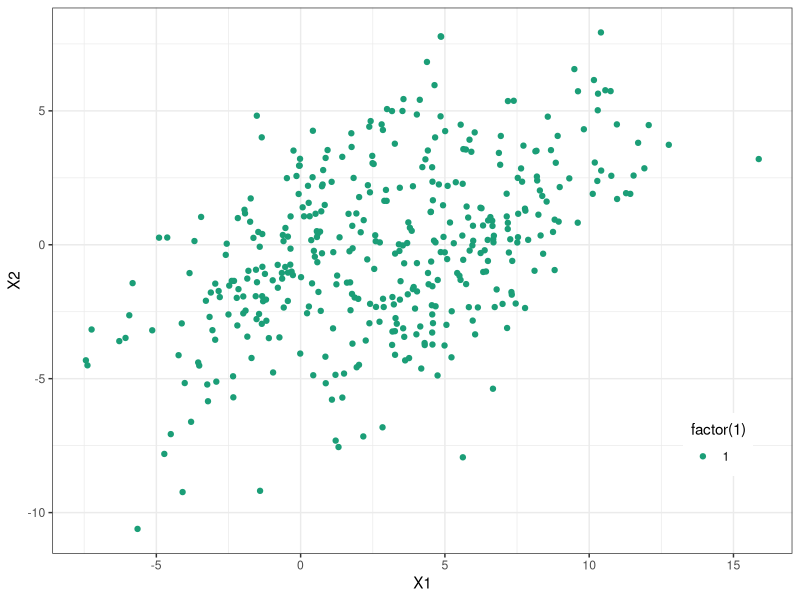
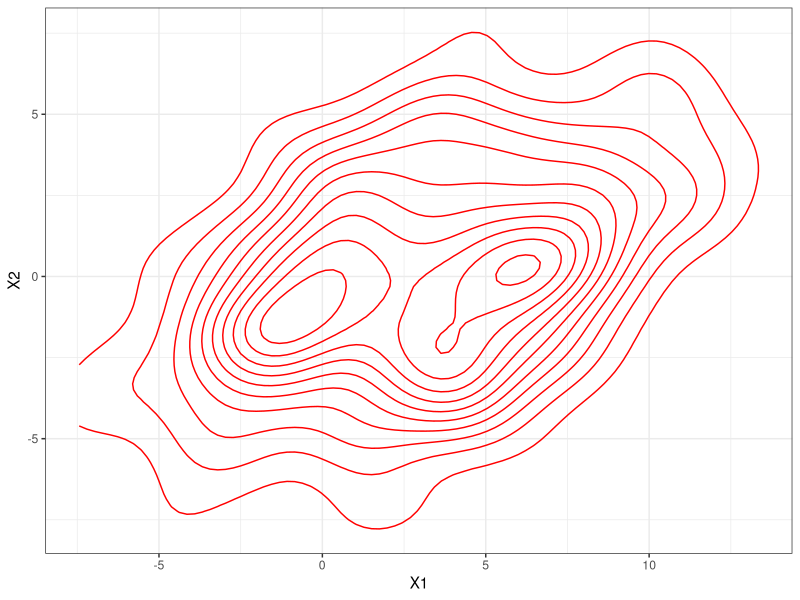
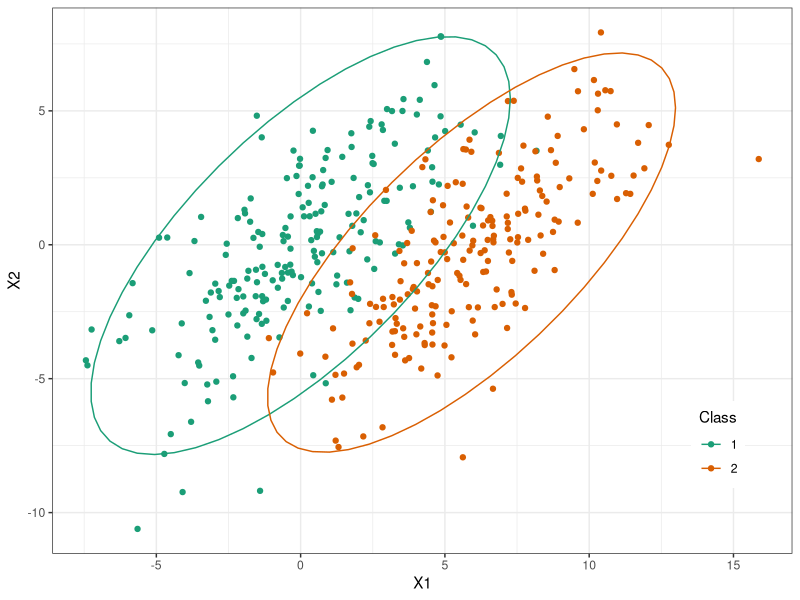
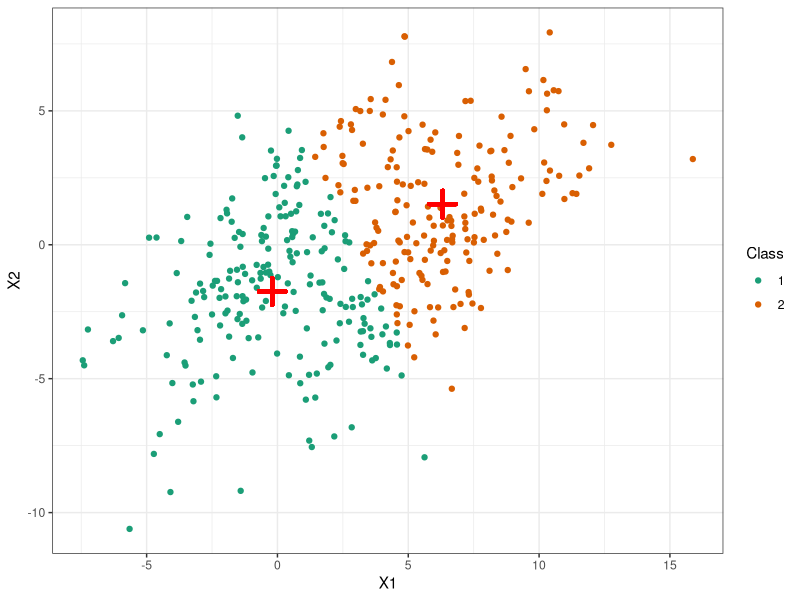
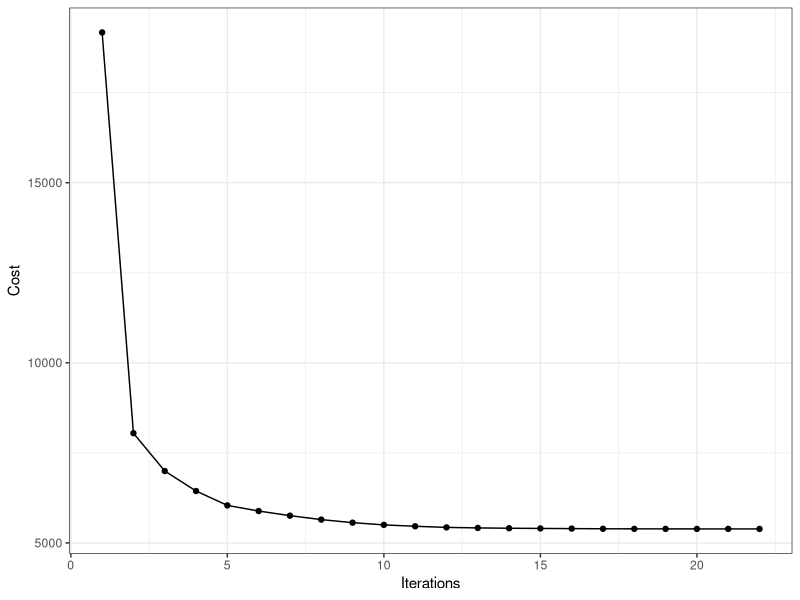

The R source for these figures, in order: (Note: this script raises an error after producing the figures.)
## ---- chunk 1
library(MASS)
library(ggplot2)
set.seed(101)
# Parameters
mu_1 <- c(0.1, 0.1); mu_2 <- c(6.0, 0.1)
Sigma <- matrix(c(10, 7, 7, 10), nrow = 2)
# Generate two samples
sample_1 <- mvrnorm(n=200, mu=mu_1, Sigma = Sigma)
sample_2 <- mvrnorm(n=200, mu=mu_2, Sigma = Sigma)

sample <- rbind(sample_1, sample_2) # matrix format
colnames(sample) <- c("X1", "X2")
classes <- c(rep(1, 200), rep(2, 200))
data <- as.data.frame(sample) # data frame format
data["Class"] <- as.factor(classes)
## ---- chunk 2
p <- ggplot(data, aes(X1, X2, color=factor(1))) +
  geom_point() + theme_bw()
legend <- theme(legend.position = c(0.9, 0.2))
p + legend + scale_color_brewer(palette="Dark2")
ggplot(data, aes(X1, X2)) + geom_density_2d(colour="red") + theme_bw()
## ---- chunk 3
p <- ggplot(data, aes(X1, X2, color = Class)) +
  geom_point() + stat_ellipse(type = "norm") + theme_bw()
legend <- theme(legend.position = c(0.9, 0.2))
p + legend + scale_color_brewer(palette="Dark2")
## ---- chunk 4
cost <- function(x, centroid, R) {
  sum((x - t(centroid) %*% t(R)) ** 2)
}

km_e_step <- function(x, centroid, A) {
  norm_vec <- function(y) sqrt(sum(y^2)) # euclidean norm
  for (i in 1:nrow(A)) {
    dist_1 <- norm_vec(x[,i] - centroid[1,])
    dist_2 <- norm_vec(x[,i] - centroid[2,])
    k <- which.min(c(dist_1, dist_2))
    # assign r[i,k]
      if (k == 1) {
        A[i,] <- c(1,0)
      } else {
        A[i,] <- c(0,1)
      }
  }
  A
}

km_m_step <- function(x, centroid, A) {
  C1 <- x %*% A[,1] / sum(A[,1])
  C2 <- x %*% A[,2] / sum(A[,2])
  centroid <- matrix(c(C1,C2),ncol=2,byrow = TRUE)
  centroid
}

km_ <- function(x, centroid, R, max.iter) {
  cost_old <- 1L
  cost_new <- 0
  i <- 0
  cost_vec <- c()
  while ((cost_new != cost_old) & (i < max.iter)) {
    R <- R <- km_e_step(x, centroid, R)
    cost_old <- cost(x, centroid, R)
    cost_vec <- c(cost_vec, cost_old)
    centroid <- km_m_step(x, centroid, R)
    cost_new <- cost(x, centroid, R)
    cost_vec <- c(cost_vec, cost_new)
    i <- i + 1
  }
  cluster <- apply(t(R), FUN = which.max, MARGIN = 2)
  r <- list(centroid=centroid, R=R, cluster=cluster, cost=cost_vec)
  r
}
## ---- chunk 5
X <- sample
centr.init <- X[sample(nrow(X), size=1), ] # initial centroid
e.dist <- sqrt(rowSums((X-centr.init)^2)) # compute distance
probs <- e.dist^2 / (max(e.dist)^2 + 100)
centr.new <- X[sample(nrow(X), size=1, prob=probs), ]
## ---- chunk 6
X <- t(X)
R <- matrix(0, nrow=ncol(X), ncol=2)
centroid <- matrix(c(centr.init, centr.new),ncol=2,byrow=TRUE)
r <- km_(X, centroid, R, max.iter = 20)
mc_err <- mean(classes != r$cluster)
## ---- chunk 7
data <- data.frame("X1"=X[1,], "X2"=X[2,], "Class"=factor(r$cluster))
ggplot(data, aes(x=X1, y=X2, col=Class)) + geom_point() +
  geom_point(aes(x=r$centroid[1,1],y=r$centroid[1,2]),
             size=5, shape=3, color="red", stroke=2) +
  geom_point(aes(x=r$centroid[2,1],y=r$centroid[2,2]),
             size=5, shape=3, color="red", stroke=2) +
  theme_bw() + scale_color_brewer(palette="Dark2")


conv <- data.frame("Iterations" = 1:length(r$cost), "Cost" = r$cost)
ggplot(conv, aes(Iterations, Cost)) + geom_line() + geom_point() + theme_bw()
## ---- chunk 8
knitr::include_graphics("graphical_model.png")
## ---- chunk 9
normal_density <- function(x, mean, sigma) {
  cf <- chol(sigma)
  tmp <- backsolve(cf, t(x) - mean, transpose = TRUE)
  rss <- colSums(tmp^2)
  lv <- -sum(log(diag(cf))) - 0.5 * ncol(x) * log(2 * 
            pi) - 0.5 * rss
  exp(lv)
}
## ---- chunk 10
e_step <- function(x, theta) {
  mix.p <- c(theta[[1]], theta[[2]])
  mu_1 <- theta[[3]]; mu_2 <- theta[[4]]
  Sigma_1 <- theta[[5]]
  Sigma_2 <- theta[[6]]
  
  a <- mix.p[1] * normal_density(x, mean=mu_1, sigma=Sigma_1)
  b <- mix.p[2] * normal_density(x, mean=mu_2, sigma=Sigma_2)
  resp_1 <- a / (a+b)
  resp_2 <- b / (a+b)
  r <- list("loglik"=sum(log(a+b)), "responsibilities"=cbind(resp_1, resp_2))
  r
}

m_step <- function(x, resps) {
  mu_1.dagger <- as.vector(crossprod(resps[,1],x) / sum(resps[,1]))
  mu_2.dagger <- as.vector(crossprod(resps[,2],x) / sum(resps[,2]))
  
  Sigma_1.dagger <- t(resps[,1] * t(apply(x, 1, function(x) x - mu_1.dagger))) %*% 
    (resps[,1] * t(apply(x, 1, function(x) x - mu_1.dagger))) * 1/sum(resps[,1])
  Sigma_2.dagger <- t(resps[,2] * t(apply(x, 1, function(x) x - mu_2.dagger))) %*% 
    (resps[,2] * t(apply(x, 1, function(x) x - mu_2.dagger))) * 1/sum(resps[,2])
  
  pi_1.dagger <- sum(resps[,1]) / 400
  pi_2.dagger <- sum(resps[,2]) / 400
  
  r <- list(p1=pi_1.dagger, p2=pi_2.dagger, mu1=mu_1.dagger, mu2=mu_2.dagger,
            sig1=Sigma_1.dagger, sig2=Sigma_2.dagger)
  r
}

EM <- function(x, init, max.iter, tol=10e-4) {
  for (i in 1:max.iter) {
    if (i == 1) {
      E_ <- e_step(x, init)
      M_ <- m_step(x, E_$responsibilities)
      old.loglik <- E_$loglik
      loglik.vec <- E_$loglik
    } else {
      E_ <- e_step(x, M_)
      M_ <- m_step(x, E_$responsibilities)
      loglik.vec <- c(loglik.vec, E_$loglik)
      condition <- abs((E_$loglik - old.loglik))
      if (condition < tol) {
        break
      } else {
        old.loglik <- E_$loglik
      }
    }
  }
  list(p1=M_$p1, p2=M_$p2, mu1=M_$mu1, mu2=M_$mu2,
       sig1=M_$sig1, sig2=M_$sig2,
       responsibilities = E_$responsibilities, loglik = loglik.vec)
}
## ---- chunk 11
theta.init <- list(0.5, 0.5, c(0,0), c(1,1), diag(2), diag(2))
res <- EM(sample, theta.init, 100)
pred <- apply(res$responsibilities, 1, function(row) which.max(row))
mc_err2 <- mean(pred != classes)
## ---- chunk 12
data <- data.frame(X1 = sample[,1], X2 = sample[,2], "Class" =  as.factor(pred))
p <- ggplot(data, aes(X1, X2, color = Class)) +
  geom_point() + stat_ellipse(type = "norm") +
  theme_bw() + scale_color_brewer(palette="Dark2")
p

conv <- data.frame("Iterations" = 1:length(res$loglik), "LogLikelihood" = res$loglik)
p <- ggplot(conv, aes(Iterations, LogLikelihood)) + geom_line() + geom_point() + theme_bw() +
  ylim(range(res$loglik[2:length(res$loglik)])) + xlim(5,30)
suppressWarnings(print(p))
## ---- chunk 13
data <- list()
for (i in 1:10) {
  sample_1 <- mvrnorm(n=200, mu=mu_1, Sigma = Sigma)
  sample_2 <- mvrnorm(n=200, mu=mu_2, Sigma = Sigma)
  sample <- rbind(sample_1, sample_2)
  colnames(sample) <- c("X1", "X2")

  data_i <- as.data.frame(sample)
  data_i["Class"] <- as.factor(c(rep(1, 200), rep(2, 200)))
  data[[i]] <- data_i
}
new_results <- data.frame("K_Means"=numeric(10),
                          "EM"=numeric(10),
                          "Absolute_Diff"=numeric(10))
for (i in 1:10) {
  X <- t(data[[i]][,c("X1", "X2")])
  r1 <- km_(X, centroid, R, max.iter=20)
  mc_err1 <- mean(classes != r1$cluster)
  new_results$K_Means[i] <- mc_err1
  
  r2 <- EM(t(X), theta.init, 20)
  pred <- apply(r2$responsibilities, 1, function(row) which.max(row))
  mc_err2 <- mean(classes != pred)
  new_results$EM[i] <- mc_err2
}
new_results$Absolute_Diff <- abs(new_results$K_Means - new_results$EM)
new_results
